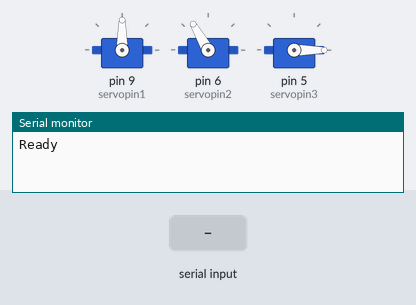
Bench run of a sketch on a simulated Arduino Uno, built with avr-gcc and run on an emulated ATmega328P. Shown: 3 × servo, the last lines printed to the serial monitor. The inputs (shaded band) are chosen by the test bench.

Above: at 1.2 s.
1.3 s: "1\n" received over the second serial link
At 3.3 s:
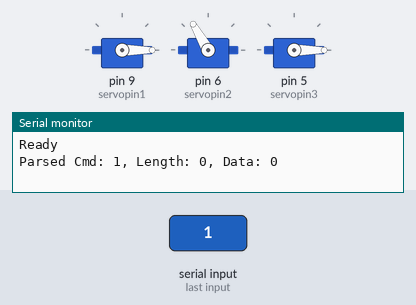
3.9 s: "t\n" received over the second serial link
At 4.48 s:
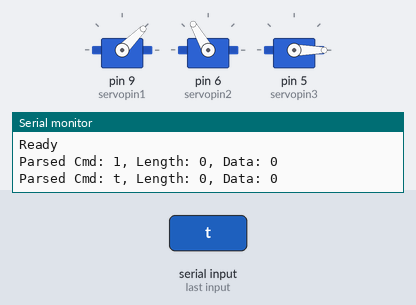
6.4 s: "2\n" received over the second serial link
At 8.4 s:
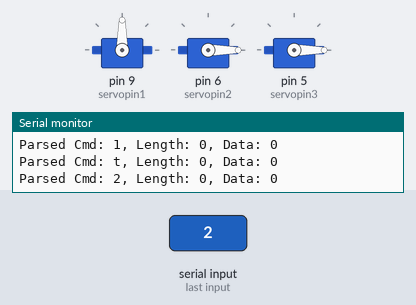
9.4 s: "i90\n" received over the second serial link
At 10.0 s:
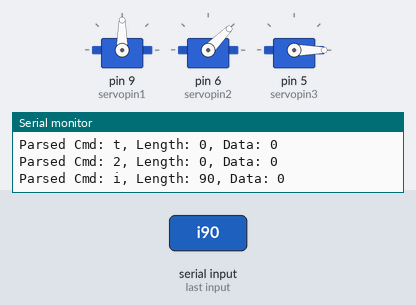
12.4 s: "200\n" received over the second serial link
At 12.71 s:
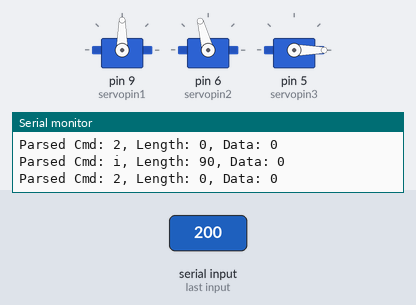
15.4 s: "1,90\n" received over the second serial link
At 17.7 s:
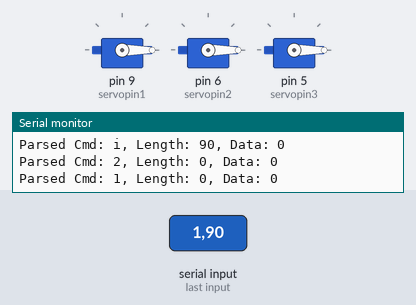
Timing chart, 0 to 19.0 s (numbered marks = the images above; inputs shaded):
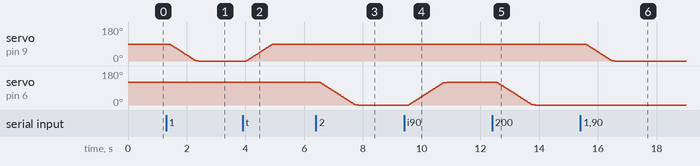

The sketch:

main.ino
```cpp
//#include <Wire.h>
//#include <Servo.h>
#include <Servo.h>
#include <NeoSWSerial.h>
#include "cmd.h"

Servo s1;
Servo s2;
Servo s3;

int servopin1 = 9;
int servopin2 = 6;
int servopin3 = 5;

int s1pos = 90;
int s2pos = 180;
int s3pos = 180;
int s1posOld = 90;
int s2posOld = 180;
int s3posOld = 180;

int moveDelay = 50;

bool runPlan2 = false;
int plan2Index = 0;

NeoSWSerial  mySer(10,7);
String Data = "";
Cmd c;

void setup()
{
  Serial.begin(115200);
  Serial.println("Ready");

  mySer.begin(19200);

  pinMode(servopin1,OUTPUT);
  pinMode(servopin2,OUTPUT);
  pinMode(servopin3,OUTPUT);

  s1.attach(servopin1);
  s2.attach(servopin2);
  s3.attach(servopin3);

  s1pos = s1posOld = c.Get1();
  s2pos = s2posOld = c.Get2();
  s3pos = s3posOld = c.Get3();

  setServoData();
}

void setServoData(int a, int b, int c)
{
  s1posOld = s1pos;
  s2posOld = s2pos;
  s3posOld = s3pos;
  s1pos = a;
  s2pos = b;
  s3pos = c;

  moveSmoothlyAll();
}

void moveSmoothlySpecific(int oldPos, int newPos, Servo & s){

  if (oldPos==newPos){
    s.write(newPos);
    return;
  }
  for (int i=oldPos; i!=newPos; ){
    s.write(i);
    delay(10);
    //Serial.println("oldPos: " + String(oldPos) + ", newPos: " + String(newPos) + ", i: " + String(i));
    if (newPos < oldPos) i--; else i++;
  }

}

void moveSmoothlyAll()
{
  //Serial.println("S1: oldPos: " + String(s1posOld) + ", newPos: " + String(s1pos));
  moveSmoothlySpecific(s1posOld, s1pos, s1);
  //Serial.println("S2: oldPos: " + String(s2posOld) + ", newPos: " + String(s2pos));
  moveSmoothlySpecific(s2posOld, s2pos, s2);
  //Serial.println("S3: oldPos: " + String(s3posOld) + ", newPos: " + String(s3pos));
  moveSmoothlySpecific(s3posOld, s3pos, s3);
}

void setServoData()
{
//  Serial.print("Setting servo data: ");

  auto pos = c.GetNextPositions();
  moveDelay = c.GetDelay();
  setServoData(pos.s1, pos.s2, pos.s3);

 // Serial.println(String(s1pos) +", "+ String(s2pos) + "," + String(s3pos) + ", " + String(moveDelay));
}

void loop()
{
  setServoData();

  while (mySer.available())
  {
      char character = mySer.read();
      Data.concat(character);
      if (character == '\n')
      {
          //Serial.print("Received: ");
          //Serial.println(Data);

          c.Parse(Data);

          Data = "";
      }
  }

  delay(moveDelay);
}
```

cmd.cpp
```cpp
#include "cmd.h"

void Cmd::Parse(String Data)
{
   _cmd = Data[0];
   _len = Data.substring(1, 3).toInt();
   _data = Data.substring(3, 3+_len).toInt();

    Serial.println("Parsed Cmd: " + String((char)(_cmd)) + ", Length: " + String(_len) + ", Data: " + String(_data));

   switch ((char)_cmd)
   {
      case '1': Servos.s1 = _data;break;
      case '2': Servos.s2 = _data;break;
      case '3': Servos.s3 = _data;break;
      case 'a': Servos.s1 += _data;break;
      case 'b': Servos.s2 += _data;break;
      case 'c': Servos.s3 += _data;break;
      case '4': _loopDelay = _data;break;
      case 'i': setInitialPosition();break;
      case 'p': if (_data == 1)  { Cmd::StartPlan1(); } else { Cmd::StopAllPlans(); } break;
      case 't': if (_data == 1)  { Cmd::StartPlan2(); } else { Cmd::StopAllPlans(); } break;
      case 'o': if (_data == 1) { _S2Offset -= 5; } else { _S2Offset += 5; } break;
      case 'm' : EnlargeS1Angle();break;
      case 'n' : ReduceS1Angle();break;

   }
}

void Cmd::EnlargeS1Angle()
{
  int currentAngle = GetMaxS1Angle();
  if (currentAngle > 175)
    return;

  SetMaxS1Angle(currentAngle+5);
  SetMinS1Angle(GetMinS1Angle()-5);
}


void Cmd::ReduceS1Angle()
{
  int currentAngle = GetMaxS1Angle();
  if (currentAngle <= 90)
    return;

  SetMaxS1Angle(currentAngle-5);
  SetMinS1Angle(GetMinS1Angle()+5);
}

void Cmd::StartPlan1()
{
	plan1ArrayIndex = 0;
	isPlan1Running = true;
	plan1S1Angle = Cmd::Servos.s1;
}

void Cmd::StartPlan2()
{
  plan2ArrayIndex = 0;
  isPlan2Running = true;
  plan2S1Angle = Cmd::Servos.s1;
}

void Cmd::StopAllPlans()
{
	plan1ArrayIndex = 0;
	plan2ArrayIndex = 0;
  isPlan1Running = false;
  isPlan2Running = false;
	setInitialPosition();
}

Angles Cmd::GetNextPositions()
{
	Angles toReturn = Servos;
  int * pl, * pAI, * pSA;
  bool * pSD;

  if (isPlan1Running){
      pl = plan1;
      pAI = &plan1ArrayIndex;
      pSA = &plan1S1Angle;
      pSD = &plan1S1DirectionUp;
  }

  if (isPlan2Running) {

      pl = plan2;
      pAI = &plan2ArrayIndex;
      pSA = &plan2S1Angle;
      pSD = &plan2S1DirectionUp;
  }

  //Serial.println("pl[0]: " + String(pl[0]) + ", pl[1]: " + String(pl[1]) + ", *pAI: " + String(*pAI) + ", *pSA: " + String(*pSA) + ", *pSD: " + String(*pSD));

	if (isPlan1Running || isPlan2Running)
	{
		toReturn.s2 = pl[*pAI] + _S2Offset;
		toReturn.s3 = pl[(*pAI)+1];
		(*pAI) += 2;

		if (*pAI > 23)
		{
			*pAI = 0;

			if (*pSD)
				(*pSA)++;
			else
				(*pSA)--;

			if (*pSA > _maxS1Angle)
				*pSD = false;
			if (*pSA < _minS1Angle)
				*pSD = true;
		}

    toReturn.s1 = *pSA;
	}

  //Serial.println("Before return, toReturn.s1: " + String(toReturn.s1) + ", s2: " + String(toReturn.s2) + ", s3: " + String(toReturn.s3));

  //delay(1000);
  //if ((ii++) == 1)
  //  *pAI = 123/(93-93);
	return toReturn;
}

void Cmd::setInitialPosition(){
  Servos.s1 = initialPosition.s1;
  Servos.s2 = initialPosition.s2;
  Servos.s3 = initialPosition.s3;
}
```

cmd.h
```cpp
#ifndef CMD_h
#define CMD_h


#if defined(ARDUINO) && ARDUINO >= 100
#include "Arduino.h"
#else
#include "WProgram.h"
#endif

/* Format: [cmd - 1 character, len - 2 characters, data - variable]

             cmd 1 - servo 1 angle
                len = 3
                data = integer, 0 - 180
             cmd 2 - servo 2 angle
             cmd 3 - servo 3 angle

             cmd a - servo 1 relative angel
                 len = 3,4 (4 for negative)
                 data = integer, -180 ... 180
             cmd b - servo 2 ...
             cmd c - servo 3 ...

             cmd 4 - set loop delay
                len = 6
                data = integer, delay amount (0..999999)

*/

struct Angles
{
	int s1;
	int s2;
	int s3;
};

class Cmd
{

  public:
    Cmd() { setInitialPosition(); }
    //Cmd(String Data);

    GetCmd() { return _cmd; }
    GetLen() { return _len; }
    GetData() { return _data; }

    GetDelay() { return _loopDelay; }

    Get1() { return Servos.s1; }
    Get2() { return Servos.s2; }
    Get3() { return Servos.s3; }

    Angles initialPosition = { 90, 120, 00 };

    int plan1[32] = {
    				          140, 00,   139, 01,   138, 02,   136, 03,
                       137, 03,   138, 02,   139, 01,   140, 00,
                       141, 00,   142, 01,   143, 01,   142, 00,
                       140, 00,   139, 01,   138, 02,   136, 03,
                    };

    int plan2[32] = {
                      120, 00,   120, 00,   120, 00,   120, 00,
                       120, 00,   120, 00,   120, 00,   120, 00,
                       120, 00,   120, 00,   120, 00,   120, 00,
                       120, 00,   120, 00,   120, 00,   120, 00,
                    };

    void Parse(String Data);
    void setInitialPosition();

    Angles Cmd::GetNextPositions();

    void Cmd::StartPlan1();
    void Cmd::StartPlan2();
    void Cmd::StopAllPlans();

    int GetMaxS1Angle() { return _maxS1Angle; }
    void SetMaxS1Angle(int angle) { _maxS1Angle = angle; }

    int GetMinS1Angle() { return _minS1Angle; }
    void SetMinS1Angle(int angle) { _minS1Angle = angle; }


  private:
    //int ii=0;
    int _cmd;
    int _len;
    int _data;

    int _minS1Angle = 60;
    int _maxS1Angle = 120;

    int _S2Offset = 0;

    int _loopDelay = 100;

    Angles Servos = { 90,140,0 };

    bool isPlan1Running = false;
    int plan1ArrayIndex = 0;
    bool plan1S1DirectionUp = true;
    int plan1S1Angle = 0;

    bool isPlan2Running = false;
    int plan2ArrayIndex = 0;
    bool plan2S1DirectionUp = true;
    int plan2S1Angle = 0;

    void Cmd::EnlargeS1Angle();
    void Cmd::ReduceS1Angle();

};


#endif
```

Measured:
- after the input at 1.3 s, servo on pin 9 (servopin1): moves from 90° to 0° over 1.0 s, starting after 0.12 s
- after the input at 3.9 s, servo on pin 9 (servopin1): moves from 0° to 90° over 1.0 s, starting after 0.13 s
- after the input at 6.4 s, servo on pin 6 (servopin2): moves from 120° to 0° over 1.3 s, starting after 0.14 s
- after the input at 9.4 s, servo on pin 6 (servopin2): moves from 0° to 120° over 1.3 s, starting after 0.15 s
- after the input at 12.4 s, servo on pin 6 (servopin2): moves from 120° to 0° over 1.3 s, starting after 0.17 s
- after the input at 15.4 s, servo on pin 9 (servopin1): moves from 90° to 0° over 1.0 s, starting after 0.18 s
